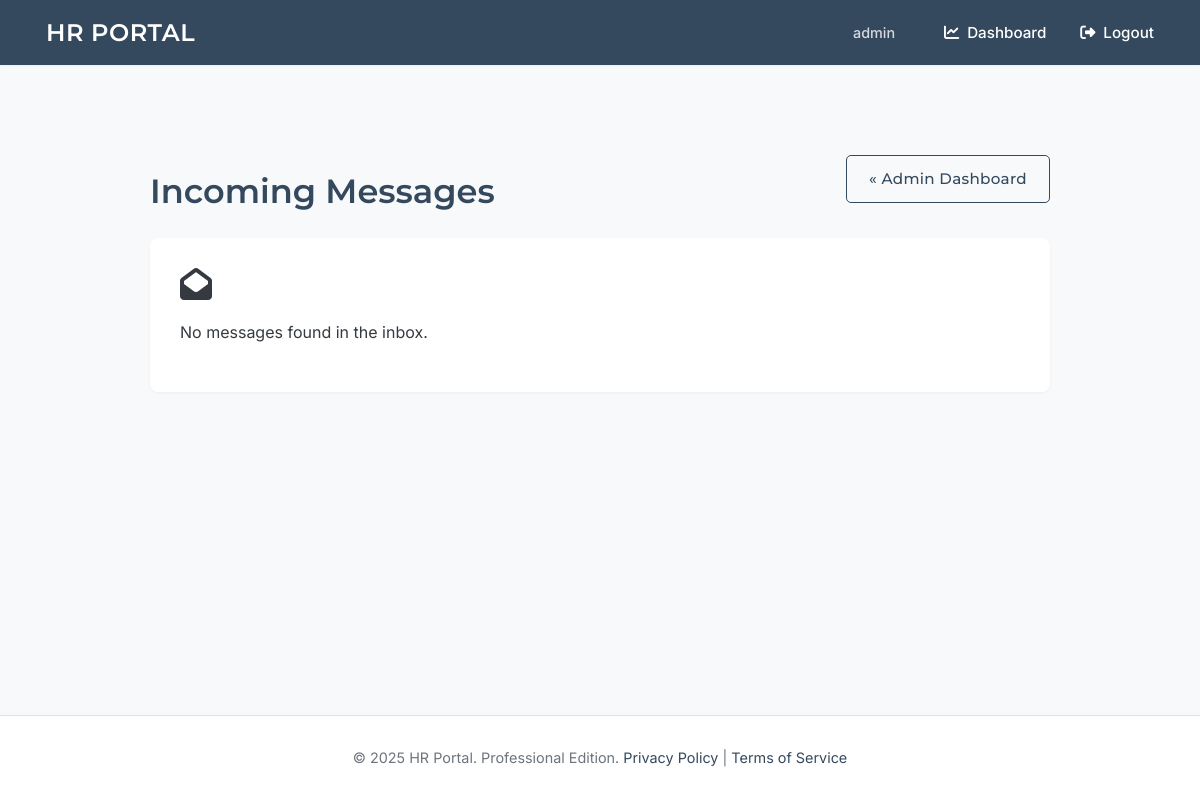
/admin/messages (signed in), run on an earlier commit of the app's database.
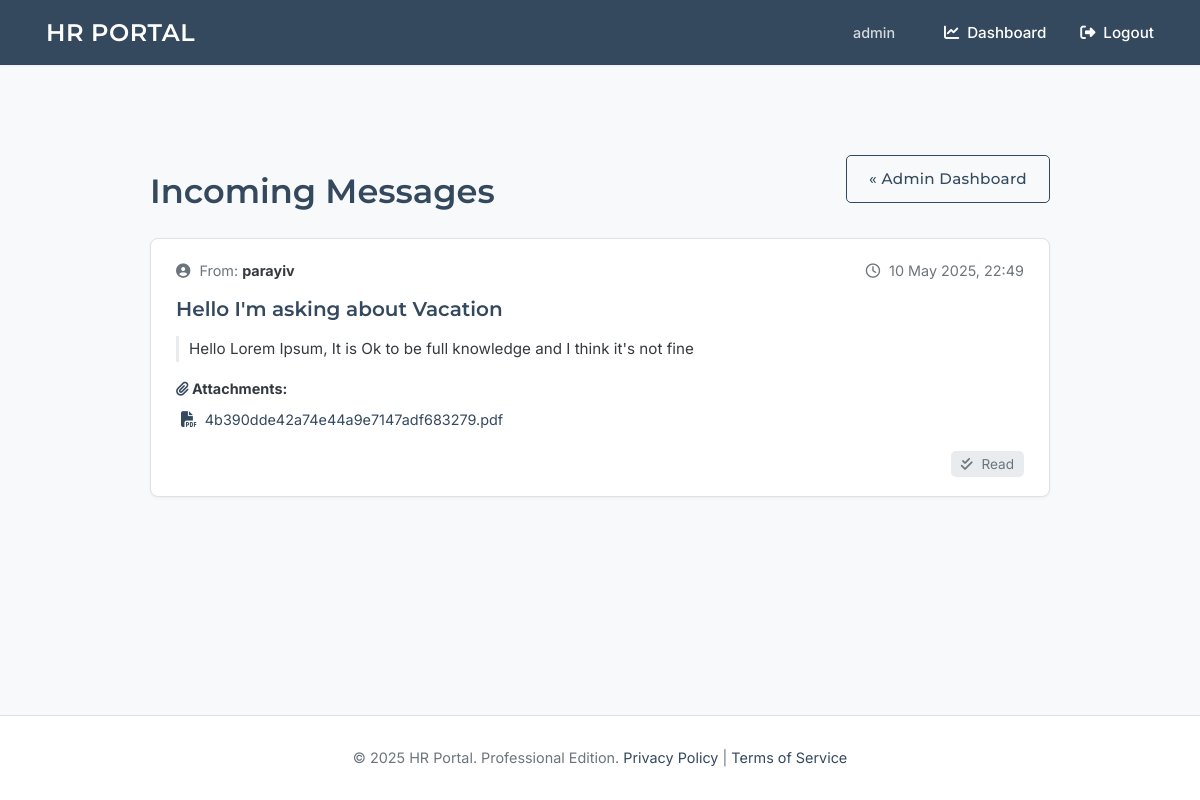
And on a later commit of the database.
### tables this page shows
CREATE TABLE messages (
    id INTEGER PRIMARY KEY AUTOINCREMENT,
    sender_id INTEGER NOT NULL,
    recipient_id INTEGER, -- Can be NULL if it's a general message to all admins
    subject TEXT NOT NULL,
    body TEXT NOT NULL,
    timestamp DATETIME DEFAULT CURRENT_TIMESTAMP,
    is_read BOOLEAN NOT NULL DEFAULT 0,
    FOREIGN KEY (sender_id) REFERENCES users (id)
    -- FOREIGN KEY (recipient_id) REFERENCES users (id) -- if direct to specific admin
);

CREATE TABLE users (
    id INTEGER PRIMARY KEY AUTOINCREMENT,
    username TEXT UNIQUE NOT NULL,
    password_hash TEXT NOT NULL,
    is_admin BOOLEAN NOT NULL DEFAULT 0,
    full_name TEXT,             -- NEW
    gender TEXT,                -- NEW (e.g., 'male', 'female', 'other', 'prefer_not_to_say')
    department TEXT             -- NEW
);

CREATE TABLE attachments (
    id INTEGER PRIMARY KEY AUTOINCREMENT,
    message_id INTEGER NOT NULL,
    original_filename TEXT NOT NULL, -- Original name for display
    stored_filename TEXT NOT NULL UNIQUE, -- Secured, unique name on disk
    uploaded_at DATETIME DEFAULT CURRENT_TIMESTAMP,
    FOREIGN KEY (message_id) REFERENCES messages (id) ON DELETE CASCADE -- If message is deleted, delete attachments
);

### app.py (the view)
@app.route('/admin/messages')
@login_required
@admin_required
def admin_view_messages():
    db = get_db()
    messages_raw = db.execute("SELECT m.id, m.subject, m.body, m.timestamp, m.is_read, u.username as sender_username FROM messages m JOIN users u ON m.sender_id = u.id ORDER BY m.timestamp DESC").fetchall()
    processed_messages = []
    for row in messages_raw:
        item = dict(row); ts_val = item.get('timestamp')
        if isinstance(ts_val, datetime): item['timestamp'] = ts_val
        elif isinstance(ts_val, (str,bytes)): item['timestamp'] = convert_datetime_iso(ts_val if isinstance(ts_val, bytes) else ts_val.encode())
        else: item['timestamp'] = None
        item['attachments'] = db.execute('SELECT id, original_filename, stored_filename FROM attachments WHERE message_id = ?', (item['id'],)).fetchall()
        processed_messages.append(item)
    return render_template('admin_view_messages.html', messages=processed_messages)

### app.py (called while the page is built)
def get_db():
    if 'db' not in g:
        try:
            os.makedirs(app.instance_path, exist_ok=True)
            os.makedirs(app.config['UPLOAD_FOLDER'], exist_ok=True)
            os.makedirs(app.config['PAYSLIP_UPLOAD_FOLDER'], exist_ok=True)
            os.makedirs(app.config['VACATION_APPROVAL_UPLOAD_FOLDER'], exist_ok=True)
        except OSError as e:
            app.logger.error(f"Error creating instance/upload paths: {e}")
        g.db = sqlite3.connect(app.config['DATABASE'], detect_types=sqlite3.PARSE_DECLTYPES)
        g.db.row_factory = sqlite3.Row
    return g.db

def convert_datetime_iso(val): # Expects bytes
    if not val: return None
    val_str = val.decode()
    try: return datetime.fromisoformat(val_str.replace("Z", "+00:00"))
    except (ValueError, AttributeError):
        try: return datetime.strptime(val_str, "%Y-%m-%d %H:%M:%S.%f")
        except (ValueError, AttributeError):
            try: return datetime.strptime(val_str, "%Y-%m-%d %H:%M:%S")
            except (ValueError, AttributeError): app.logger.warning(f"Could not parse datetime: {val_str}"); return None

@app.context_processor
def inject_now(): return {'now': datetime.utcnow()}

### templates/admin_view_messages.html (shortened to what this page needs)
{% extends 'base.html' %}
{% block content %}
<div class="admin-messages-container">
    <header class="panel-header" style="display:flex; justify-content:space-between; align-items:center; margin-bottom:20px;">
        <h1 class="page-title" style="margin-bottom:0;">Incoming Messages</h1>
        <a href="{{ url_for('dashboard') }}" class="btn btn-sm btn-outline-primary">« Admin Dashboard</a>
    </header>
    {% if messages %}
        <ul class="messages-list">
            {% for message in messages %}
            <li class="message-item {% if not message.is_read %}message-unread{% endif %}">
                <div class="message-header">
                    <span class="sender-info">
                        <i class="fas fa-user-circle"></i> From: <strong>{{ message.sender_username }}</strong>
                    </span>
                    <span class="timestamp">
                        <i class="far fa-clock"></i>
                        {% if message.timestamp %}{{ message.timestamp.strftime('%d %b %Y, %H:%M') }}{% else %}N/A{% endif %}
                    </span>
                </div>
                <h3 class="message-subject">{{ message.subject }}</h3>
                <div class="message-body">
                    {{ message.body|nl2br }}
                </div>
                {% if message.attachments %}
                <div class="message-attachments">
                    <strong><i class="fas fa-paperclip"></i> Attachments:</strong>
                    <ul>
                        {% for att in message.attachments %}
                        <li>
                            <a href="{{ url_for('uploaded_file', filename=att.stored_filename) }}" target="_blank">
                                <i class="fas {% if att.original_filename.endswith('.pdf') %}fa-file-pdf{% elif att.original_filename.endswith(('.png', '.jpg', '.jpeg', '.gif')) %}fa-file-image{% elif att.original_filename.endswith(('.doc', '.docx')) %}fa-file-word{% elif att.original_filename.endswith(('.xls', '.xlsx')) %}fa-file-excel{% else %}fa-file-alt{% endif %}"></i>
                                {{ att.original_filename }}
                            </a>
                        </li>
                        {% endfor %}
                    </ul>
                </div>
                {% endif %}
                <div class="message-actions">
                    {% if not message.is_read %}
                    <form method="post" action="{{ url_for('admin_mark_message_read', message_id=message.id) }}" style="display:inline;">
                        <button type="submit" class="btn btn-sm btn-outline-primary"><i class="fas fa-check"></i> Mark as Read</button>
                    </form>
                    {% else %}
                    <span class="status-tag status-read"><i class="fas fa-check-double"></i> Read</span>
                    {% endif %}
                </div>
            </li>
            {% endfor %}
        </ul>
    {% else %}
        <div class="panel-empty-state" style="background-color: var(--card-bg); padding: 30px; border-radius: var(--border-radius-md); box-shadow: var(--shadow-sm);">
            <i class="fas fa-envelope-open fa-2x"></i>
            <p>No messages found in the inbox.</p>
        </div>
    {% endif %}
</div>
{% endblock %}

What changed in the data, as far as the page shows it:
added messages: sender_username "parayiv", timestamp "10 May 2025, 22:49", subject "Hello I'm asking about Vacation", body "Hello Lorem Ipsum, It is Ok to be full knowledge and I think it's not fine", is_read True (drawn)
added attachments: original_filename "4b390dde42a74e44a9e7147adf683279.pdf"
Also different on the page:
text no longer shown: "No messages found in the inbox."
